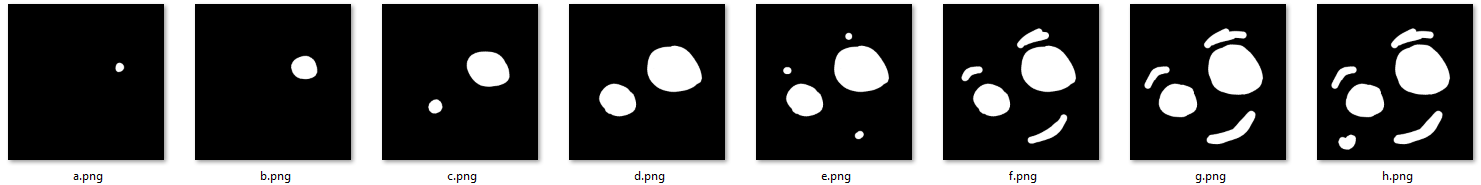
#> input picture images/compose_origin.png, 1481 x 185 px
$ python fast_edt.py images/compose_origin.png
#> lines starting #> are read from the running program, lines starting #| are printed output that depends on the picture; after the words box and inside, x2 and y2 are one past the last pixel; in counts of white or black regions, pixels touching at a corner belong together
import sys
import os
import numpy as np
from PIL import Image
from scipy import ndimage

scale = 10

def load_image_binary(path, threshold=128):
#> called with path = 'images/compose_origin.png', threshold = 128
    im = Image.open(path).convert('L')
    arr = np.array(im, dtype=np.uint8)
    inside = arr < threshold
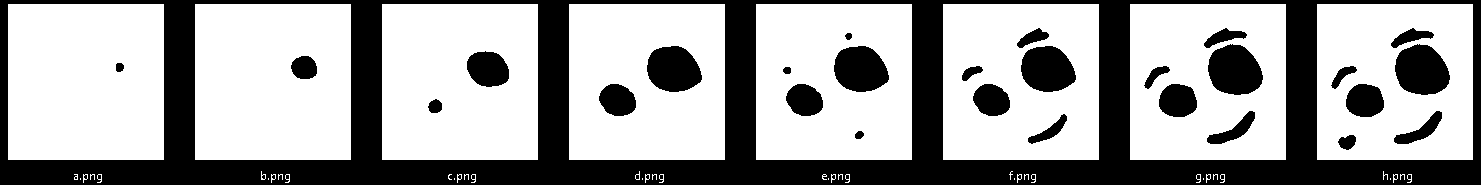
#> inside: shape (185, 1481) bool; 63.9% white; 28 black regions, largest, box (x1, y1, x2, y2) and area: (0, 0, 1481, 185) 78670, (1208, 44, 1263, 95) 2142, (1395, 44, 1450, 95) 2142
    return inside

def save_sdf_16bit(signed, out_path):
    # 直接转 uint16 保存，不做归一化
    signed = signed * scale + 32767.5
    signed_uint16 = np.clip(signed, 0, 65535).astype(np.uint16)
    out = Image.fromarray(signed_uint16, mode='I;16')
    out.save(out_path)

def fast_signed_sdf(mask):
    dist_inside = ndimage.distance_transform_edt(mask)
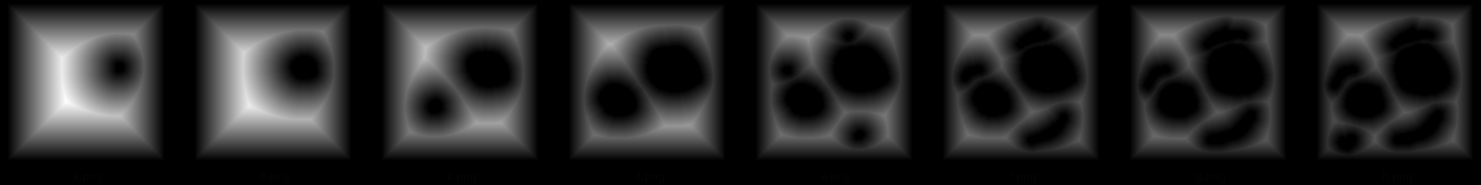
#> dist_inside: shape (185, 1481) float64; min 0, max 58.83, mean 8.9; drawn with min black and max white
    dist_outside = ndimage.distance_transform_edt(~mask)
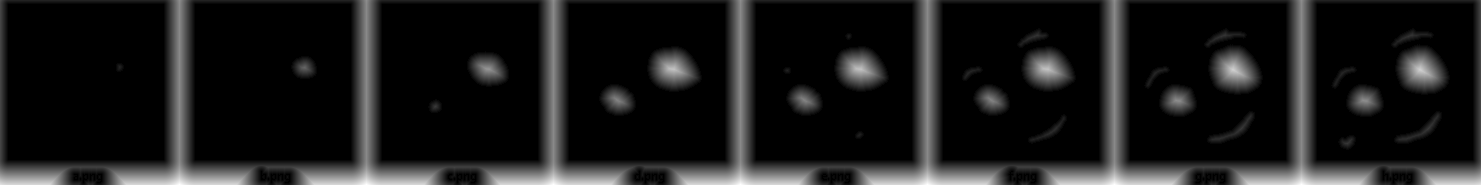
#> dist_outside: shape (185, 1481) float64; min 0, max 29.68, mean 3.1; drawn with min black and max white
    return dist_outside - dist_inside  # inside 正，outside 负
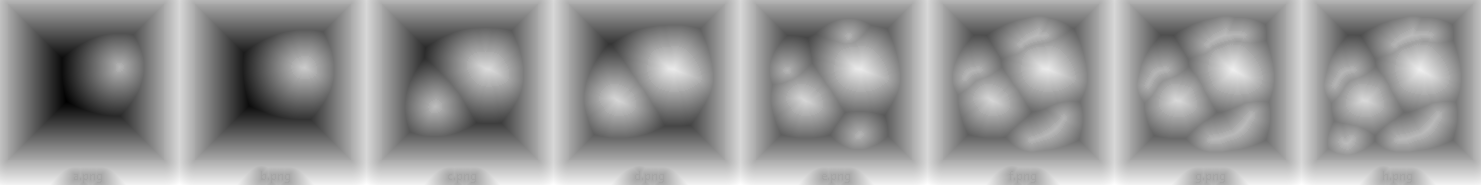
#> returned value: shape (185, 1481) float64; min -58.83, max 29.68, mean -5.8; drawn with min black and max white

def main():
    if len(sys.argv) < 2:
        print("Usage: python fast_sdf.py input1.png [input2.png ...]")
        sys.exit(1)

    for in_path in sys.argv[1:]:
        if not os.path.exists(in_path):
            print("File not found:", in_path)
            continue

        inside = load_image_binary(in_path)
        signed = fast_signed_sdf(inside)

        base, _ = os.path.splitext(in_path)
        out_path = base + "_sdf16.png"
        save_sdf_16bit(signed, out_path)
        print(f"Saved SDF to {out_path}")

if __name__ == "__main__":
    main()
